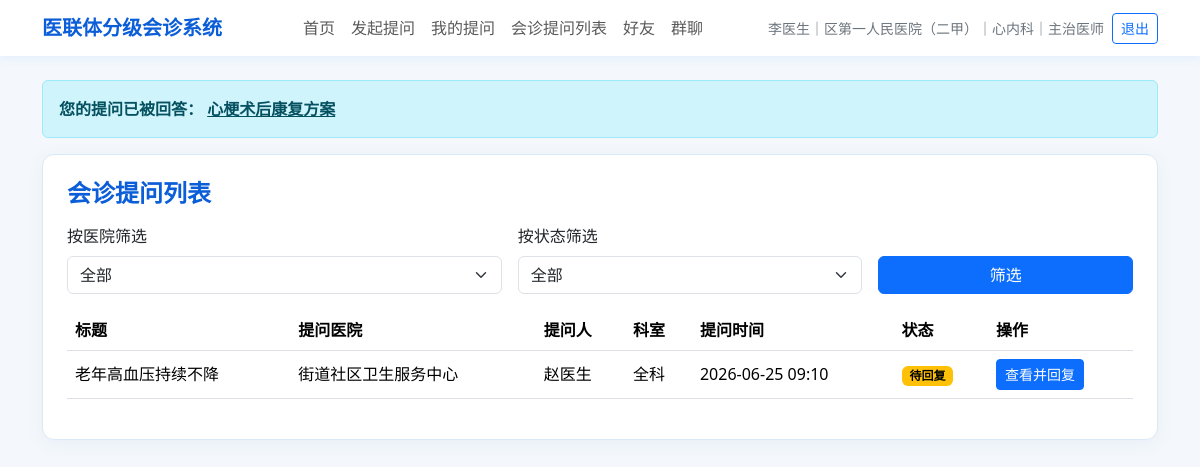
The app's page /subordinate-consultations (signed in) with its own data.
### tables this page shows
CREATE TABLE users (
                    id INTEGER PRIMARY KEY AUTOINCREMENT,
                    name TEXT,
                    password TEXT,
                    hospital_id INTEGER,
                    department TEXT,
                    role TEXT DEFAULT '医生'
                , phone TEXT DEFAULT '', wechat_id TEXT DEFAULT '', title TEXT DEFAULT '', avatar TEXT DEFAULT '');

CREATE TABLE hospitals (
                    id INTEGER PRIMARY KEY AUTOINCREMENT,
                    name TEXT,
                    parent_id INTEGER,
                    path TEXT,
                    level INTEGER
                );

CREATE TABLE consultations (
                    id INTEGER PRIMARY KEY AUTOINCREMENT,
                    title TEXT,
                    content TEXT,
                    asker_id INTEGER,
                    asker_hospital_id INTEGER,
                    asker_department TEXT,
                    target_hospital_id INTEGER,
                    visible_levels TEXT,
                    status TEXT,
                    reply_content TEXT,
                    replier_id INTEGER,
                    replier_department TEXT,
                    attachment_path TEXT,
                    attachment_name TEXT,
                    reply_attachment_path TEXT,
                    reply_attachment_name TEXT,
                    create_time TEXT,
                    reply_time TEXT
                );

### app.py (the view)
    @app.route("/subordinate-consultations")
    @login_required
    def subordinate_consultations(current_user: Dict[str, Any]):
        if current_user["hospital_level"] not in (1, 2):
            flash("您没有权限访问会诊提问列表", "danger")
            return redirect(url_for("home"))
        subordinate_hospitals = get_subordinate_hospitals(current_user)
        selected_hospital_id = request.args.get("hospital_id", "")
        selected_status = request.args.get("status", "全部")
        hospital_id: Optional[int] = None
        if selected_hospital_id:
            allowed_ids = {hospital["id"] for hospital in subordinate_hospitals}
            candidate_id = int(selected_hospital_id)
            if candidate_id in allowed_ids:
                hospital_id = candidate_id
        if selected_status not in ("全部", "待回复", "已回复"):
            selected_status = "全部"
        consultations = get_subordinate_consultations(
            current_user=current_user,
            hospital_id=hospital_id,
            status=selected_status,
        )
        return render_template(
            "subordinate_consultations.html",
            consultations=consultations,
            subordinate_hospitals=subordinate_hospitals,
            selected_hospital_id=str(hospital_id or ""),
            selected_status=selected_status,
        )

### app.py (called while the page is built)
def get_connection(db_path: Optional[Path] = None) -> sqlite3.Connection:
    if db_path is None:
        db_path = DB_PATH
    conn = sqlite3.connect(db_path)
    conn.row_factory = sqlite3.Row
    return conn

def row_to_dict(row: Optional[sqlite3.Row]) -> Optional[Dict[str, Any]]:
    if row is None:
        return None
    return dict(row)

def get_user_with_hospital(user_id: int) -> Optional[Dict[str, Any]]:
    conn = get_connection()
    try:
        row = conn.execute(
            """
            SELECT
                u.id AS id,
                u.name AS name,
                u.phone AS phone,
                u.wechat_id AS wechat_id,
                u.title AS title,
                u.avatar AS avatar,
                u.department AS department,
                u.role AS role,
                h.id AS hospital_id,
                h.name AS hospital_name,
                h.path AS hospital_path,
                h.level AS hospital_level
            FROM users u
            JOIN hospitals h ON u.hospital_id = h.id
            WHERE u.id = ?
            """,
            (user_id,),
        ).fetchone()
        return row_to_dict(row)
    finally:
        conn.close()

def get_subordinate_hospitals(current_user: Dict[str, Any]) -> List[sqlite3.Row]:
    conn = get_connection()
    try:
        return conn.execute(
            """
            SELECT DISTINCT h.*
            FROM consultations c
            JOIN hospitals h ON c.asker_hospital_id = h.id
            WHERE c.asker_id != ?
              AND (
                  (',' || COALESCE(c.visible_levels, '') || ',') LIKE ?
                  OR c.target_hospital_id = ?
              )
            ORDER BY h.level, h.id
            """,
            (
                current_user["id"],
                f"%,{current_user['hospital_level']},%",
                current_user["hospital_id"],
            ),
        ).fetchall()
    finally:
        conn.close()

def get_answer_notifications(current_user: Optional[Dict[str, Any]]) -> List[sqlite3.Row]:
    if current_user is None:
        return []
    conn = get_connection()
    try:
        return conn.execute(
            """
            SELECT id, title, reply_time
            FROM consultations
            WHERE asker_id = ? AND status = '已回复'
            ORDER BY reply_time DESC, id DESC
            LIMIT 5
            """,
            (current_user["id"],),
        ).fetchall()
    finally:
        conn.close()

### templates/subordinate_consultations.html (shortened to what this page needs)
{% extends "base.html" %}
{% block content %}
<div class="page-card p-3 p-md-4">
    <h1 class="h4 medical-title mb-3">会诊提问列表</h1>
    <form class="row g-3 mb-3" method="get">
        <div class="col-12 col-md-5">
            <label class="form-label">按医院筛选</label>
            <select class="form-select" name="hospital_id">
                <option value="">全部</option>
            </select>
        </div>
        <div class="col-12 col-md-4">
            <label class="form-label">按状态筛选</label>
            <select class="form-select" name="status">
                {% for status in ["全部", "待回复", "已回复"] %}
                <option value="{{ status }}" {% if selected_status == status %}selected{% endif %}>{{ status }}</option>
                {% endfor %}
            </select>
        </div>
        <div class="col-12 col-md-3 d-flex align-items-end">
            <button class="btn btn-primary w-100" type="submit">筛选</button>
        </div>
    </form>
    {% if consultations %}
    <div class="table-responsive">
        <table class="table table-hover align-middle">
            <thead>
            <tr>
                <th>标题</th>
                <th>提问医院</th>
                <th>提问人</th>
                <th>科室</th>
                <th>提问时间</th>
                <th>状态</th>
                <th>操作</th>
            </tr>
            </thead>
            <tbody>
            {% for item in consultations %}
            <tr>
                <td>{{ item.title }}</td>
                <td>{{ item.asker_hospital_name }}</td>
                <td>{{ item.asker_name }}</td>
                <td>{{ item.asker_department }}</td>
                <td>{{ item.create_time }}</td>
                <td><span class="badge {{ status_class(item.status) }}">{{ item.status }}</span></td>
                <td><a class="btn btn-sm btn-primary" href="{{ url_for('consultation_detail', consultation_id=item.id) }}">查看并回复</a></td>
            </tr>
            {% endfor %}
            </tbody>
        </table>
    </div>
    {% else %}
    <p class="text-secondary mb-0">暂无可查看的会诊提问。</p>
    {% endif %}
</div>
{% endblock %}

### templates/base.html (shortened to what this page needs)
<!doctype html>
<html lang="zh-CN">
<head>
    <link href="https://cdn.jsdelivr.net/npm/bootstrap@5.3.3/dist/css/bootstrap.min.css" rel="stylesheet">
</head>
<body>
{% if current_user %}
<nav class="navbar navbar-expand-lg bg-white sticky-top">
    <div class="container">
        <a class="navbar-brand medical-title" href="{{ url_for('home') }}">医联体分级会诊系统</a>
        <div class="collapse navbar-collapse" id="mainNavbar">
            <ul class="navbar-nav mx-auto mb-2 mb-lg-0">
                <li class="nav-item"><a class="nav-link" href="{{ url_for('home') }}">首页</a></li>
                <li class="nav-item"><a class="nav-link" href="{{ url_for('new_consultation') }}">发起提问</a></li>
                <li class="nav-item"><a class="nav-link" href="{{ url_for('my_consultations') }}">我的提问</a></li>
                {% if current_user.hospital_level in [1, 2] %}
                <li class="nav-item"><a class="nav-link" href="{{ url_for('subordinate_consultations') }}">会诊提问列表</a></li>
                {% endif %}
                <li class="nav-item">
                    <a class="nav-link" href="{{ url_for('friends') }}">
                        好友
                    </a>
                </li>
                <li class="nav-item">
                    <a class="nav-link" href="{{ url_for('groups') }}">
                        群聊
                    </a>
                </li>
            </ul>
            <div class="d-flex flex-column flex-lg-row align-items-lg-center gap-2 small text-secondary">
                <span>{{ current_user.name }}｜{{ current_user.hospital_name }}｜{{ current_user.department }}｜{{ current_user.title }}</span>
                <a class="btn btn-outline-primary btn-sm" href="{{ url_for('logout') }}">退出</a>
            </div>
        </div>
    </div>
</nav>
{% endif %}
<main class="container py-4">
    {% if current_user and answer_notifications %}
    <div class="alert alert-info" role="alert">
        <strong>您的提问已被回答：</strong>
        {% for item in answer_notifications %}
            <a class="alert-link me-2" href="{{ url_for('consultation_detail', consultation_id=item.id) }}">{{ item.title }}</a>
        {% endfor %}
    </div>
    {% endif %}
    {% block content %}{% endblock %}
</main>
</body>
</html>

### templates/base.html (style rules this page uses)
body { background: #f4f8fc; }
.navbar { box-shadow: 0 2px 10px rgba(13, 110, 253, 0.08); }
.page-card { background: #fff; border: 1px solid #dbe8f6; border-radius: 12px; box-shadow: 0 4px 18px rgba(35, 80, 130, 0.06); }
.medical-title { color: #0b5ed7; font-weight: 700; }

### records on screen
users: name "李医生", department "心内科", title "主治医师"
hospitals: hospital_name "区第一人民医院（二甲）"
consultations: title "心梗术后康复方案"
consultations: title "老年高血压持续不降", asker_hospital_name "街道社区卫生服务中心", asker_name "赵医生", asker_department "全科", create_time "2026-06-25 09:10", status "待回复"

### other values on screen
form field status "全部"
